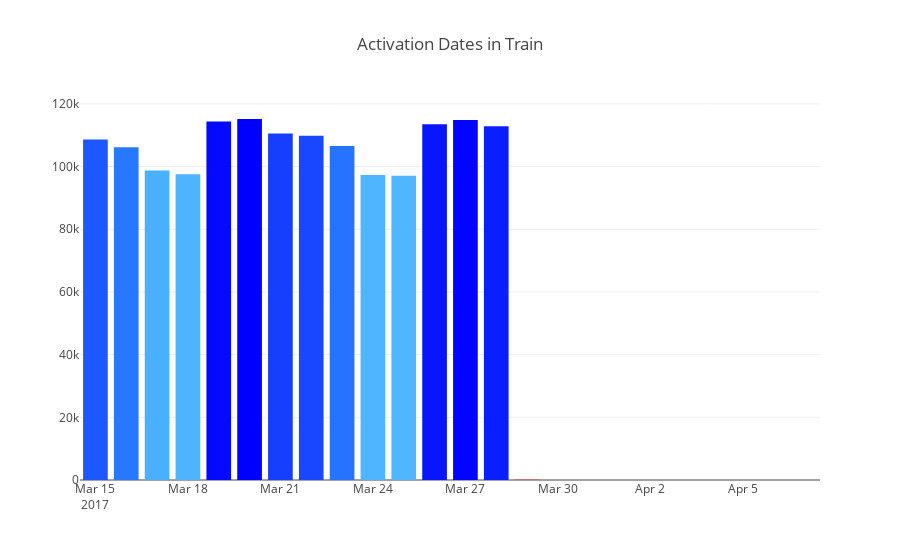
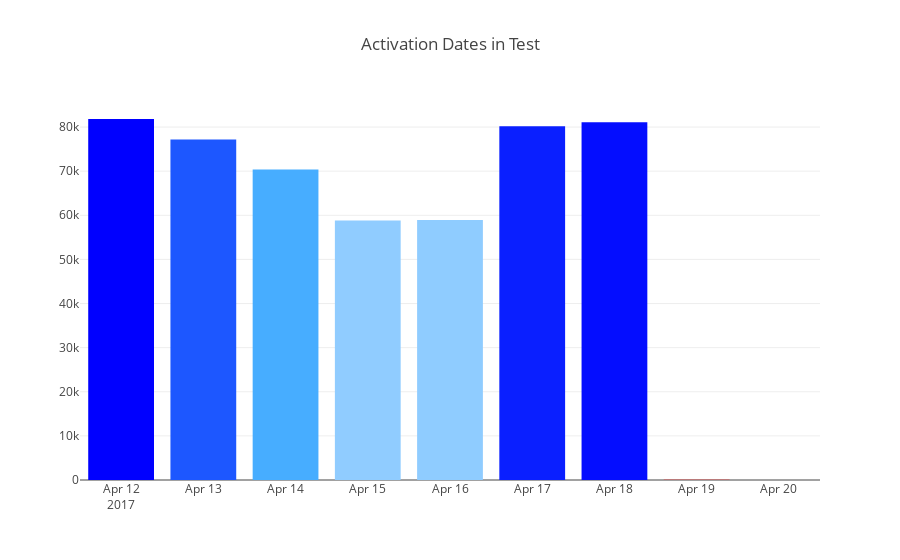

The notebook cell saved with these charts, in order:
### Markdown cell above
**Activation Date**

### Code cell
cnt_srs = train_df['activation_date'].value_counts()

trace = go.Bar(
    x=cnt_srs.index,
    y=cnt_srs.values,
    marker=dict(
        color=cnt_srs.values,
        colorscale = 'Picnic',
        reversescale = True
    ),
)

layout = go.Layout(
    title='Activation Dates in Train'
)

data = [trace]
fig = go.Figure(data=data, layout=layout)
py.iplot(fig, filename="ActivationDate")

# Activation dates in test
cnt_srs = test_df['activation_date'].value_counts()

trace = go.Bar(
    x=cnt_srs.index,
    y=cnt_srs.values,
    marker=dict(
        color=cnt_srs.values,
        colorscale = 'Picnic',
        reversescale = True
    ),
)

layout = go.Layout(
    title='Activation Dates in Test'
)

data = [trace]
fig = go.Figure(data=data, layout=layout)
py.iplot(fig, filename="ActivationDate")

### Figure 1 — Plotly figure (JSON) as saved in the notebook; plotly's stock layout.template omitted (floating-point values rounded to 4 significant figures)
{"data": [{"marker": {"color": [115190, 114863, 114416, 113513, 112885, 110535, 109813, 108615, 106544, 106168, 98773, 97554, 97351, 97104, 87, 3, 3, 3, 2, 1, 1], "colorscale": "Picnic", "reversescale": true}, "type": "bar", "x": ["2017-03-20", "2017-03-27", "2017-03-19", "2017-03-26", "2017-03-28", "2017-03-21", "2017-03-22", "2017-03-15", "2017-03-23", "2017-03-16", "2017-03-17", "2017-03-18", "2017-03-24", "2017-03-25", "2017-03-29", "2017-04-01", "2017-03-30", "2017-04-02", "2017-04-03", "2017-04-07", "2017-03-31"], "y": [115190, 114863, 114416, 113513, 112885, 110535, 109813, 108615, 106544, 106168, 98773, 97554, 97351, 97104, 87, 3, 3, 3, 2, 1, 1]}], "layout": {"title": "Activation Dates in Train"}}

### Figure 2 — Plotly figure (JSON) as saved in the notebook; plotly's stock layout.template omitted (floating-point values rounded to 4 significant figures)
{"data": [{"marker": {"color": [81824, 81114, 80191, 77176, 70366, 58909, 58793, 64, 1], "colorscale": "Picnic", "reversescale": true}, "type": "bar", "x": ["2017-04-12", "2017-04-18", "2017-04-17", "2017-04-13", "2017-04-14", "2017-04-16", "2017-04-15", "2017-04-19", "2017-04-20"], "y": [81824, 81114, 80191, 77176, 70366, 58909, 58793, 64, 1]}], "layout": {"title": "Activation Dates in Test"}}
